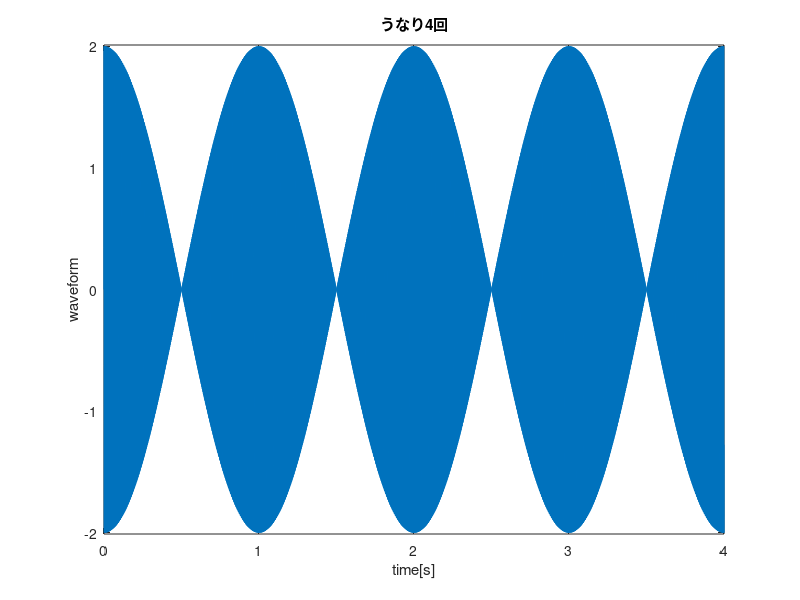

The MATLAB script that drew this image:
clear all;
clc;
Fs = 16000; % 
f1 = 440;   % [Hz]
f2 = 441;   % [Hz]

t = [0:4*(Fs-1)] /Fs;
for k=0:Fs
    y1 = sin(2*pi*f1*t);
end

for k=0:Fs
    y2 = sin(2*pi*f2*t);
end

y = y1 + y2;
% soundsc(y,Fs);

figure;
plot(t,y);
xticks(0:1:4);
title('うなり4回');
xlabel('time[s]');
ylabel('waveform');
axis([0 4 -2.01 2.01])